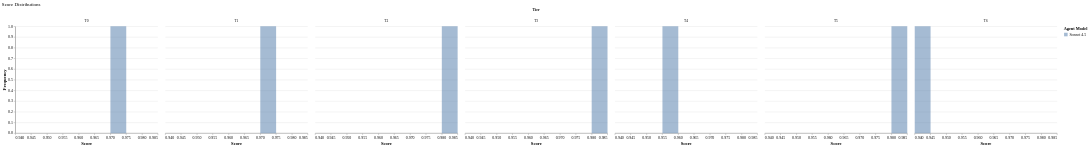

The Vega-Lite source for this figure:
### Vega-Lite specification from a JSON file in a GitHub repository (floating-point values rounded to 4 significant figures)
{"config": {"font": "serif", "axis": {"labelFontSize": 11, "titleFontSize": 13, "gridColor": "#e0e0e0", "domainColor": "#333333"}, "legend": {"labelFontSize": 11, "titleFontSize": 12}, "title": {"fontSize": 14, "anchor": "start", "fontWeight": "normal"}, "view": {"stroke": null, "continuousWidth": 400, "continuousHeight": 300, "strokeWidth": 0}, "mark": {"tooltip": true}}, "data": {"name": "data-38811d1402b209e616dbcf9487cd6467"}, "facet": {"column": {"field": "tier", "sort": ["T0", "T1", "T2", "T3", "T4", "T5", "T6"], "title": "Tier", "type": "nominal"}}, "spec": {"mark": {"type": "bar", "binSpacing": 0, "opacity": 0.5}, "encoding": {"color": {"field": "agent_model", "scale": {"domain": ["Sonnet 4.5"], "range": ["#4C78A8"]}, "title": "Agent Model", "type": "nominal"}, "tooltip": [{"field": "agent_model", "title": "Model", "type": "nominal"}, {"aggregate": "count", "title": "Count", "type": "quantitative"}], "x": {"bin": {"maxbins": 20}, "field": "score", "title": "Score", "type": "quantitative"}, "y": {"aggregate": "count", "title": "Frequency", "type": "quantitative"}}}, "title": "Score Distributions", "$schema": "https://vega.github.io/schema/vega-lite/v6.1.0.json", "datasets": {"data-38811d1402b209e616dbcf9487cd6467": [{"experiment": "2026-01-20T06-13-07-test-001", "agent_model": "Sonnet 4.5", "tier": "T0", "subtest": "00", "run_number": 1, "score": 0.9733, "impl_rate": 0.9923, "passed": true, "grade": "A", "cost_usd": 0.1351, "duration_seconds": 203.1, "agent_duration_seconds": 35.34, "judge_duration_seconds": 167.8, "input_tokens": 29, "output_tokens": 656, "cache_creation_tokens": 23106, "cache_read_tokens": 112686, "total_tokens": 136477, "exit_code": 0}, {"experiment": "2026-01-20T06-13-07-test-001", "agent_model": "Sonnet 4.5", "tier": "T1", "subtest": "01", "run_number": 1, "score": 0.97, "impl_rate": 0.99, "passed": true, "grade": "A", "cost_usd": 0.1274, "duration_seconds": 207.3, "agent_duration_seconds": 29.34, "judge_duration_seconds": 178.0, "input_tokens": 25, "output_tokens": 558, "cache_creation_tokens": 23266, "cache_read_tokens": 91477, "total_tokens": 115326, "exit_code": 0}, {"experiment": "2026-01-20T06-13-07-test-001", "agent_model": "Sonnet 4.5", "tier": "T2", "subtest": "01", "run_number": 1, "score": 0.9833, "impl_rate": 1.0, "passed": true, "grade": "A", "cost_usd": 0.138, "duration_seconds": 198.5, "agent_duration_seconds": 36.84, "judge_duration_seconds": 161.7, "input_tokens": 29, "output_tokens": 711, "cache_creation_tokens": 23350, "cache_read_tokens": 113858, "total_tokens": 137948, "exit_code": 0}, {"experiment": "2026-01-20T06-13-07-test-001", "agent_model": "Sonnet 4.5", "tier": "T3", "subtest": "01", "run_number": 1, "score": 0.9833, "impl_rate": 0.9933, "passed": true, "grade": "A", "cost_usd": 0.1294, "duration_seconds": 179.0, "agent_duration_seconds": 29.9, "judge_duration_seconds": 149.1, "input_tokens": 25, "output_tokens": 668, "cache_creation_tokens": 23352, "cache_read_tokens": 91771, "total_tokens": 115816, "exit_code": 0}, {"experiment": "2026-01-20T06-13-07-test-001", "agent_model": "Sonnet 4.5", "tier": "T4", "subtest": "01", "run_number": 1, "score": 0.9595, "impl_rate": 0.9567, "passed": true, "grade": "A", "cost_usd": 0.1685, "duration_seconds": 178.2, "agent_duration_seconds": 41.17, "judge_duration_seconds": 137.0, "input_tokens": 23, "output_tokens": 725, "cache_creation_tokens": 23556, "cache_read_tokens": 91828, "total_tokens": 116132, "exit_code": 0}, {"experiment": "2026-01-20T06-13-07-test-001", "agent_model": "Sonnet 4.5", "tier": "T5", "subtest": "01", "run_number": 1, "score": 0.9833, "impl_rate": 1.0, "passed": true, "grade": "A", "cost_usd": 0.06531, "duration_seconds": 153.1, "agent_duration_seconds": 24.76, "judge_duration_seconds": 128.4, "input_tokens": 26, "output_tokens": 625, "cache_creation_tokens": 4629, "cache_read_tokens": 109368, "total_tokens": 114648, "exit_code": 0}, {"experiment": "2026-01-20T06-13-07-test-001", "agent_model": "Sonnet 4.5", "tier": "T6", "subtest": "01", "run_number": 1, "score": 0.9433, "impl_rate": 0.9667, "passed": true, "grade": "A", "cost_usd": 0.2474, "duration_seconds": 169.5, "agent_duration_seconds": 28.36, "judge_duration_seconds": 141.1, "input_tokens": 29, "output_tokens": 722, "cache_creation_tokens": 44337, "cache_read_tokens": 218778, "total_tokens": 263866, "exit_code": 0}]}}
